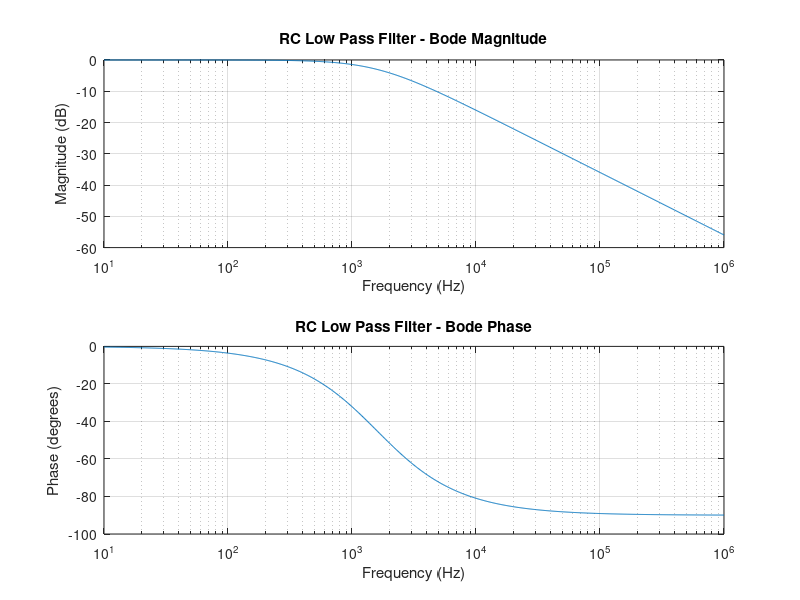

The MATLAB script that drew this image:
R = 1e3;  % 1 kOhm
C = 0.1e-6;  % 0.1 uF
f = logspace(1, 6, 1000); % frequency from 10 Hz to 1 MHz
w = 2 * pi * f;
H = 1 ./ (1 + j*w*R*C);

% Plot Magnitude and Phase
subplot(2,1,1);
semilogx(f, 20*log10(abs(H)));
grid on;
xlabel('Frequency (Hz)');
ylabel('Magnitude (dB)');
title('RC Low Pass Filter - Bode Magnitude');

subplot(2,1,2);
semilogx(f, angle(H) * 180/pi);
grid on;
xlabel('Frequency (Hz)');
ylabel('Phase (degrees)');
title('RC Low Pass Filter - Bode Phase');
